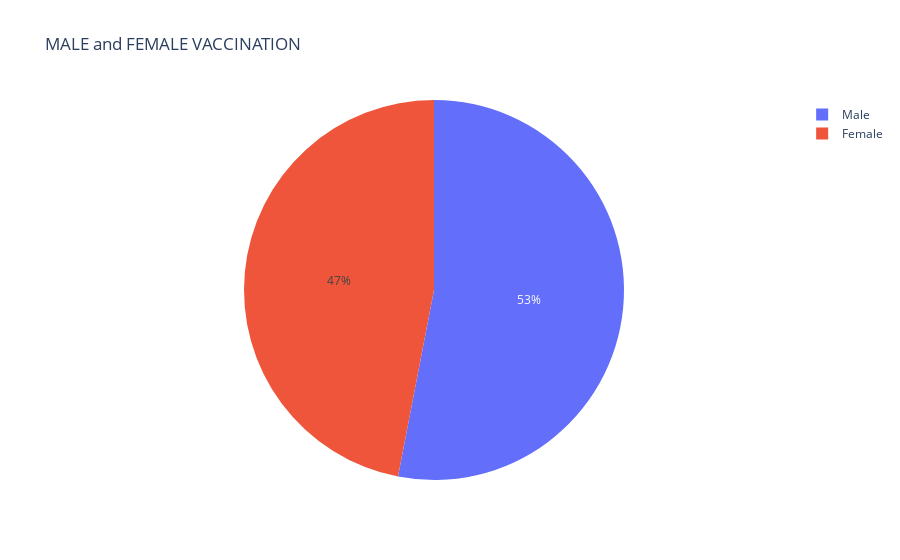

Notebook cell for this chart:
### Markdown cell above
# Male vs Female Vaccination

### Code cell
male = vaccination['Male(Individuals Vaccinated)'].sum()
female = vaccination['Female(Individuals Vaccinated)'].sum()
px.pie(names=['Male','Female'], values=[male,female], title='MALE and FEMALE VACCINATION')

### Figure 1 — Plotly figure (JSON) as saved in the notebook; plotly's stock layout.template omitted (floating-point values rounded to 4 significant figures)
{"data": [{"domain": {"x": [0, 1], "y": [0, 1]}, "hovertemplate": "label=%{label}<br>value=%{value}<extra></extra>", "labels": ["Male", "Female"], "legendgroup": "", "name": "", "showlegend": true, "type": "pie", "values": [7138698858, 6321628736]}], "layout": {"legend": {"tracegroupgap": 0}, "title": {"text": "MALE and FEMALE VACCINATION"}}}
